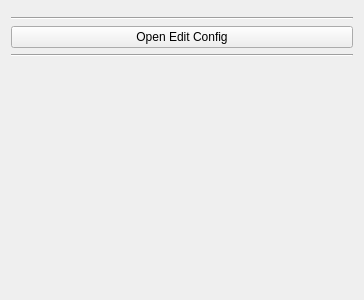
<?xml version="1.0" encoding="UTF-8"?>
<ui version="4.0">
 <class>Form</class>
 <widget class="QWidget" name="Form">
  <property name="geometry">
   <rect>
    <x>0</x>
    <y>0</y>
    <width>364</width>
    <height>300</height>
   </rect>
  </property>
  <property name="windowTitle">
   <string>Form</string>
  </property>
  <layout class="QVBoxLayout" name="verticalLayout">
   <item>
    <widget class="QWidget" name="name_desc_tags_placeholder" native="true">
     <property name="sizePolicy">
      <sizepolicy hsizetype="Preferred" vsizetype="Maximum">
       <horstretch>0</horstretch>
       <verstretch>0</verstretch>
      </sizepolicy>
     </property>
    </widget>
   </item>
   <item>
    <widget class="Line" name="line">
     <property name="orientation">
      <enum>Qt::Horizontal</enum>
     </property>
    </widget>
   </item>
   <item>
    <widget class="QPushButton" name="open_button">
     <property name="text">
      <string>Open Edit Config</string>
     </property>
    </widget>
   </item>
   <item>
    <widget class="Line" name="line_2">
     <property name="orientation">
      <enum>Qt::Horizontal</enum>
     </property>
    </widget>
   </item>
   <item>
    <widget class="QWidget" name="bottom_spacer" native="true">
     <property name="sizePolicy">
      <sizepolicy hsizetype="Preferred" vsizetype="Expanding">
       <horstretch>0</horstretch>
       <verstretch>0</verstretch>
      </sizepolicy>
     </property>
    </widget>
   </item>
   <item>
    <widget class="QWidget" name="run_check" native="true"/>
   </item>
  </layout>
 </widget>
 <resources/>
 <connections/>
</ui>
